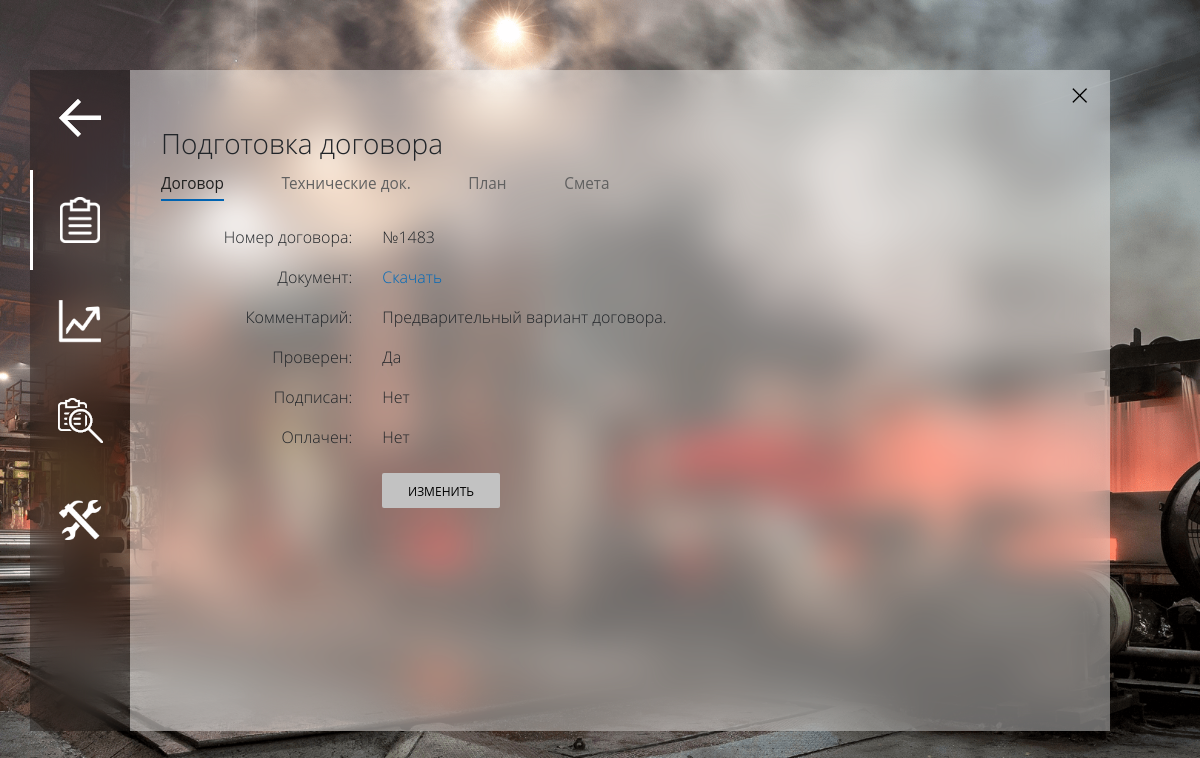
The app's page /gen_dir_cont_prep?n=3 (signed in) with its own data.
### tables this page shows
CREATE TABLE `contracts` (
  `Contract_id` int(4) NOT NULL,
  `Contr_N` int(50) NOT NULL,
  `Stat_1` tinyint(1) NOT NULL DEFAULT '0',
  `DATE` date DEFAULT NULL,
  `Link` text NOT NULL,
  `Comments` text NOT NULL,
  `Stat_2` tinyint(1) NOT NULL DEFAULT '0',
  `Stat_3` tinyint(1) NOT NULL DEFAULT '0',
  `Cust_id` int(3) NOT NULL,
  `Proj_id` int(3) NOT NULL
);

### gen_dir_cont_prep.php (the view, shortened to what this page needs)
<?php
if(!$link = mysqli_connect("localhost", "mysql", "mysql", "omima_stal"))
{
	echo "Нет соединения с сервером";
	die();
}
$QUERY = "SELECT Contr_N, DATE, Link, Comments, Stat_1, Stat_2, Stat_3 FROM contracts WHERE Proj_id=".$_GET["n"];
$result = mysqli_query($link, $QUERY) or die("Ошибка 1 ".mysqli_error($link));
$contract = mysqli_fetch_row($result);
?>
<!DOCTYPE html>
<html lang="ru">
<head>
	<link rel="stylesheet" href="./css/bootstrap.min.css">
	<link rel="stylesheet" href="./css/fluent.css">
	<link rel="stylesheet" href="./css/micon.min.css">
</head>
<body>
<div style="height: 100%; width: 100%; left: 0; top: 0; position: fixed; display: flex; align-items: center; align-content: center; justify-content: center;">
	<div class="container">
		<div class="row justify-content-md-center" style="width:1080px;">
			<div class="col-fluid" >
				<div class="side-bar" style="width: 100px; height:661px;">
					<div class="row-fluid">
						<div class="col text-center nopadding">
							<a href="gen_dir_proj?n=<?echo $_GET['n']?>"><img src="img/back.png" class="img" title="К этапам проекта"></a>
						</div>
					</div>
					<div class="row-fluid">
						<div class="col text-center nopadding">
							<a href="gen_dir_projs"><img src="img/proj_sb_a.png" class="img" title="Проекты"></a>
						</div>
					</div>
					<div class="row-fluid">
						<div class="col text-center nopadding">
							<a href="gen_dir_effect"><img src="img/effect_sb.png" class="img" title="Эффективность"></a>
						</div>
					</div>
					<div class="row-fluid">
						<div class="col text-center nopadding">
							<a href="gen_dir_stat"><img src="img/gen_dir_stat_sb.png" class="img" title="Статистика"></a>
						</div>
					</div>
					<div class="row-fluid">
						<div class="col text-center nopadding">
							<a href="gen_dir_equip"><img src="img/equip_sb.png" class="img" title="Оборудование"></a>
						</div>
					</div>
				</div>
			</div>
			<div class="col-fluid">
				<div class="main-w" style="width: 980px; height:661px;">
					<div class="row-fluid">
						<div class="col text-right nopadding" >
							<button class="exit" type="button" data-target="#exampleModal2" data-toggle="modal" style="border: none;">
								<img src="img/exit-b.png" class="img">
							</button>
						</div>
					</div>
					<div class="row-fluid ml-3 ">
						<div class="col">
							<p class="sh1 mb-1">Подготовка договора</p>
						</div>
					</div>
					<div class="row-fluid ml-3 ">
						<div class="col-md-12 ">
							<ul class="nav nav-tabs fluent-tabs" id="myTab" role="tablist" >
								<li class="nav-item">
									<a class='nav-link active show' id='contract-tab' role='tab' aria-selected='true' aria-controls='contract' href='#contract' data-toggle='tab'><small>Договор</small></a>
								</li>
								<li class="nav-item">
									<a class="nav-link" id="tech_docs-tab" role="tab" aria-selected="false" aria-controls="tech_docs" href="#tech_docs" data-toggle="tab"><small>Технические док.</small></a>
								</li>
								<li class="nav-item">
									<a class='nav-link ' id='plan-tab' role='tab' aria-selected='false' aria-controls='plan' href='#plan' data-toggle='tab'><small>План</small></a>
								</li>
								<li class="nav-item">
									<a class='nav-link ' id='smeta-tab' role='tab' aria-selected='false' aria-controls='smeta' href='#smeta' data-toggle='tab'><small>Смета</small></a>
								</li>
							</ul>
							<div class="tab-content" id="myTabContent" >
								<div class="tab-pane fade active show" id="contract" role="tabpanel" aria-labelledby="contract-tab" >
									<div class="row-fluid mt-4 mr-3">
										<div class="col nopadding">
											<?if (!$contract){
												echo '<button class="btn btn-primary btn-sm ml-0" onClick=\'location.href="gen_dir_new_contract?n='.$_GET["n"].'"\'><small>Добавить договор</small></button>';
											}
											else{
											$checked="Нет";
											if($contract[4]==1) $checked = "Да";
											$signed_up="Нет";
											$paid="Нет";
											echo '<div class="row mt-3 mr-5 align-items-center" style="">
												<div class="col-md-3 text-right" style="">
													Номер договора:
												</div>
												<div class="col">№'.$contract[0].'</div>
												<div class="col-md-3 ml-4">	</div>
											</div>
											<div class="row mt-3 mr-5 align-items-center" style="">
												<div class="col-md-3 text-right" style="">
													Документ:
												</div>
												<div class="col"><a href="'.$contract[2].'" target="_blank">Скачать</a></div>
												<div class="col-md-3 ml-4"></div>
											</div>
											<div class="row mt-3 mr-5 align-items-center" style="">
												<div class="col-md-3 text-right" style="">
													Комментарий:
												</div>
												<div class="col">'.$contract[3].'</div>
												<div class="col-md-3 ml-4"></div>
											</div>
											<div class="row mt-3 mr-5 align-items-center" style="">
												<div class="col-md-3 text-right" style="">
													Проверен:
												</div>
												<div class="col">'.$checked.'</div>
												<div class="col-md-3 ml-4"></div>
											</div>
											<div class="row mt-3 mr-5 align-items-center" style="">
												<div class="col-md-3 text-right" style="">
													Подписан:
												</div>
												<div class="col">'.$signed_up.'</div>
												<div class="col-md-3 ml-4"></div>
											</div>
											<div class="row mt-3 mr-5 align-items-center" style="">
												<div class="col-md-3 text-right" style="">
													Оплачен:
												</div>
												<div class="col">'.$paid.'</div>
												<div class="col-md-3 ml-4"></div>
											</div>
											<div class="row mt-4 mr-5 align-items-center" style="">
												<div class="col-md-3 text-right" style=""></div>
												<div class="col-md-2 " name="cust_id">
													<button class="btn btn-secondary btn-sm btn-block m-0" onClick=\'location.href="gen_dir_edit_contract?n='.$_GET["n"].'"\'><small>Изменить</small></button>
												</div>
											</div>';
											}?>
										</div>
									</div>
								</div>
								</div>
							</div>
						</div>
					</div>
				</div>
			</div>
        </div>
	</div>
</body>
</html>

### gen_dir_cont_prep.php (style rules this page uses)
body { background: url('img/bg.png') no-repeat center center fixed; -webkit-background-size: cover; -moz-background-size: cover; background-size: cover; -o-background-size: cover; overflow:hidden; min-height: 700px }
.side-bar { -webkit-backdrop-filter: blur(20px) saturate(125%); backdrop-filter: blur(20px) saturate(125%); background-color: rgba(0,0,0,.3); }
.main-w { -webkit-backdrop-filter: blur(20px) saturate(125%); backdrop-filter: blur(20px) saturate(125%); background-color: rgba(255,255,255,.4); }
.nopadding { padding: 0 !important; margin: 0 !important; }
.exit { background-color: rgba(255,255,255,.0); }

### records on screen
contracts: Contr_N "1483", Comments "Предварительный вариант договора.", Stat_1 "Да"

### other values on screen
$signed_up "Нет"
$paid "Нет"
